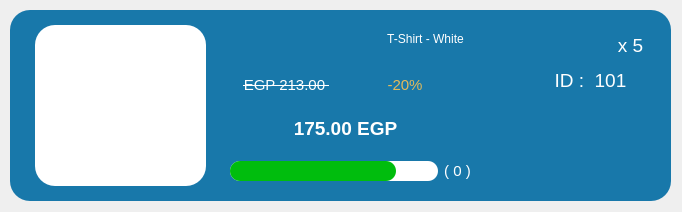
<?xml version="1.0" encoding="UTF-8"?>
<ui version="4.0">
 <class>ProductGuiWidget_2</class>
 <widget class="QWidget" name="ProductGuiWidget_2">
  <property name="geometry">
   <rect>
    <x>0</x>
    <y>0</y>
    <width>682</width>
    <height>212</height>
   </rect>
  </property>
  <property name="windowTitle">
   <string>Form</string>
  </property>
  <property name="styleSheet">
   <string notr="true"/>
  </property>
  <widget class="QFrame" name="frame">
   <property name="geometry">
    <rect>
     <x>10</x>
     <y>10</y>
     <width>661</width>
     <height>191</height>
    </rect>
   </property>
   <property name="styleSheet">
    <string notr="true">*{
background-color: #1878AA;
border-radius: 20px;
color: #ffffff;
}</string>
   </property>
   <property name="frameShape">
    <enum>QFrame::StyledPanel</enum>
   </property>
   <property name="frameShadow">
    <enum>QFrame::Raised</enum>
   </property>
   <widget class="QLabel" name="lb_photo">
    <property name="geometry">
     <rect>
      <x>25</x>
      <y>15</y>
      <width>171</width>
      <height>161</height>
     </rect>
    </property>
    <property name="font">
     <font>
      <pointsize>23</pointsize>
     </font>
    </property>
    <property name="styleSheet">
     <string notr="true">background-color: #ffffff;</string>
    </property>
    <property name="text">
     <string/>
    </property>
    <property name="pixmap">
     <pixmap resource="Resources.qrc">:/img/assets/img/Products/100.jpg</pixmap>
    </property>
    <property name="scaledContents">
     <bool>true</bool>
    </property>
   </widget>
   <widget class="QPushButton" name="btn_name">
    <property name="geometry">
     <rect>
      <x>210</x>
      <y>8</y>
      <width>411</width>
      <height>41</height>
     </rect>
    </property>
    <property name="sizePolicy">
     <sizepolicy hsizetype="Expanding" vsizetype="Fixed">
      <horstretch>0</horstretch>
      <verstretch>0</verstretch>
     </sizepolicy>
    </property>
    <property name="cursor">
     <cursorShape>PointingHandCursor</cursorShape>
    </property>
    <property name="styleSheet">
     <string notr="true">*{
font: 600 20pt &quot;Segoe UI&quot;;
}
*:hover {
font: 700 20pt &quot;Segoe UI&quot;;
}</string>
    </property>
    <property name="text">
     <string>T-Shirt - White</string>
    </property>
    <property name="autoRepeat">
     <bool>false</bool>
    </property>
   </widget>
   <widget class="QWidget" name="layoutWidget">
    <property name="geometry">
     <rect>
      <x>485</x>
      <y>91</y>
      <width>159</width>
      <height>81</height>
     </rect>
    </property>
    <layout class="QHBoxLayout" name="horizontalLayout">
     <item>
      <widget class="QPushButton" name="btn_action_2">
       <property name="minimumSize">
        <size>
         <width>75</width>
         <height>75</height>
        </size>
       </property>
       <property name="font">
        <font>
         <pointsize>10</pointsize>
         <italic>false</italic>
         <bold>true</bold>
        </font>
       </property>
       <property name="cursor">
        <cursorShape>PointingHandCursor</cursorShape>
       </property>
       <property name="styleSheet">
        <string notr="true">*:hover {
border: 2px solid #ffffff;
border-radius: 37px;
}</string>
       </property>
       <property name="text">
        <string/>
       </property>
       <property name="icon">
        <iconset resource="Resources.qrc">
         <normaloff>:/img/assets/img/icons/icons8-edit-64.png</normaloff>:/img/assets/img/icons/icons8-edit-64.png</iconset>
       </property>
       <property name="iconSize">
        <size>
         <width>50</width>
         <height>50</height>
        </size>
       </property>
      </widget>
     </item>
     <item>
      <widget class="QPushButton" name="btn_action">
       <property name="minimumSize">
        <size>
         <width>75</width>
         <height>75</height>
        </size>
       </property>
       <property name="font">
        <font>
         <pointsize>10</pointsize>
         <italic>false</italic>
         <bold>true</bold>
        </font>
       </property>
       <property name="cursor">
        <cursorShape>PointingHandCursor</cursorShape>
       </property>
       <property name="styleSheet">
        <string notr="true">*:hover {
border: 2px solid #ffffff;
border-radius: 37px;
}</string>
       </property>
       <property name="text">
        <string/>
       </property>
       <property name="icon">
        <iconset resource="Resources.qrc">
         <normaloff>:/img/assets/img/icons/icons8-remove-96.png</normaloff>:/img/assets/img/icons/icons8-remove-96.png</iconset>
       </property>
       <property name="iconSize">
        <size>
         <width>50</width>
         <height>50</height>
        </size>
       </property>
      </widget>
     </item>
    </layout>
   </widget>
   <widget class="QLabel" name="lb_availability">
    <property name="geometry">
     <rect>
      <x>32</x>
      <y>30</y>
      <width>155</width>
      <height>131</height>
     </rect>
    </property>
    <property name="font">
     <font>
      <pointsize>20</pointsize>
      <bold>true</bold>
     </font>
    </property>
    <property name="styleSheet">
     <string notr="true">*{
 color: #b32400;
	background-color: rgba(255, 255, 255, 0);
 }
 </string>
    </property>
    <property name="text">
     <string/>
    </property>
    <property name="pixmap">
     <pixmap resource="Resources.qrc">:/img/assets/img/icons/out-of-stock-icon-1.png</pixmap>
    </property>
    <property name="scaledContents">
     <bool>true</bool>
    </property>
    <property name="alignment">
     <set>Qt::AlignCenter</set>
    </property>
   </widget>
   <widget class="QWidget" name="layoutWidget">
    <property name="geometry">
     <rect>
      <x>220</x>
      <y>60</y>
      <width>231</width>
      <height>80</height>
     </rect>
    </property>
    <layout class="QVBoxLayout" name="verticalLayout">
     <item>
      <layout class="QHBoxLayout" name="horizontalLayout_2">
       <item>
        <widget class="QLabel" name="lb_Price">
         <property name="minimumSize">
          <size>
           <width>0</width>
           <height>30</height>
          </size>
         </property>
         <property name="maximumSize">
          <size>
           <width>16777215</width>
           <height>30</height>
          </size>
         </property>
         <property name="font">
          <font>
           <pointsize>11</pointsize>
           <bold>false</bold>
           <strikeout>true</strikeout>
          </font>
         </property>
         <property name="styleSheet">
          <string notr="true">*{
border-radius: 0;
}
</string>
         </property>
         <property name="text">
          <string>EGP 213.00 </string>
         </property>
         <property name="alignment">
          <set>Qt::AlignCenter</set>
         </property>
        </widget>
       </item>
       <item>
        <widget class="QLabel" name="lb_offer">
         <property name="maximumSize">
          <size>
           <width>16777215</width>
           <height>30</height>
          </size>
         </property>
         <property name="font">
          <font>
           <pointsize>11</pointsize>
           <bold>false</bold>
          </font>
         </property>
         <property name="styleSheet">
          <string notr="true">
color: #E3BA5A;

</string>
         </property>
         <property name="text">
          <string>-20%</string>
         </property>
         <property name="alignment">
          <set>Qt::AlignCenter</set>
         </property>
        </widget>
       </item>
      </layout>
     </item>
     <item>
      <widget class="QLabel" name="lb_offerPrice">
       <property name="minimumSize">
        <size>
         <width>0</width>
         <height>40</height>
        </size>
       </property>
       <property name="font">
        <font>
         <pointsize>14</pointsize>
         <bold>true</bold>
         <strikeout>false</strikeout>
        </font>
       </property>
       <property name="styleSheet">
        <string notr="true">*{
border-radius: 0;
}
</string>
       </property>
       <property name="text">
        <string>175.00 EGP</string>
       </property>
       <property name="alignment">
        <set>Qt::AlignCenter</set>
       </property>
      </widget>
     </item>
    </layout>
   </widget>
   <widget class="QWidget" name="layoutWidget">
    <property name="geometry">
     <rect>
      <x>220</x>
      <y>150</y>
      <width>241</width>
      <height>22</height>
     </rect>
    </property>
    <layout class="QHBoxLayout" name="horizontalLayout_3">
     <item>
      <widget class="QProgressBar" name="progressBar_rate">
       <property name="enabled">
        <bool>true</bool>
       </property>
       <property name="maximumSize">
        <size>
         <width>16777215</width>
         <height>20</height>
        </size>
       </property>
       <property name="styleSheet">
        <string notr="true">*{
 background-color: #ffffff;
 border-radius: 10px;                      
 }
 QProgressBar::chunk {
 border-radius: 10px;
         background-color: #00BD0D;
 }</string>
       </property>
       <property name="value">
        <number>80</number>
       </property>
       <property name="textVisible">
        <bool>false</bool>
       </property>
      </widget>
     </item>
     <item>
      <widget class="QLabel" name="lb_NoVoters">
       <property name="minimumSize">
        <size>
         <width>27</width>
         <height>0</height>
        </size>
       </property>
       <property name="font">
        <font>
         <pointsize>11</pointsize>
        </font>
       </property>
       <property name="text">
        <string>( 0 )</string>
       </property>
       <property name="alignment">
        <set>Qt::AlignCenter</set>
       </property>
      </widget>
     </item>
    </layout>
   </widget>
   <widget class="QLabel" name="lb_quantity">
    <property name="geometry">
     <rect>
      <x>590</x>
      <y>25</y>
      <width>61</width>
      <height>21</height>
     </rect>
    </property>
    <property name="font">
     <font>
      <pointsize>14</pointsize>
      <bold>false</bold>
     </font>
    </property>
    <property name="text">
     <string>x 5</string>
    </property>
    <property name="alignment">
     <set>Qt::AlignCenter</set>
    </property>
   </widget>
   <widget class="QLabel" name="lb_Id">
    <property name="geometry">
     <rect>
      <x>520</x>
      <y>60</y>
      <width>121</width>
      <height>21</height>
     </rect>
    </property>
    <property name="font">
     <font>
      <pointsize>14</pointsize>
      <bold>false</bold>
     </font>
    </property>
    <property name="text">
     <string>ID :  101</string>
    </property>
    <property name="alignment">
     <set>Qt::AlignCenter</set>
    </property>
   </widget>
  </widget>
 </widget>
 <resources>
  <include location="Resources.qrc"/>
 </resources>
 <connections/>
</ui>
